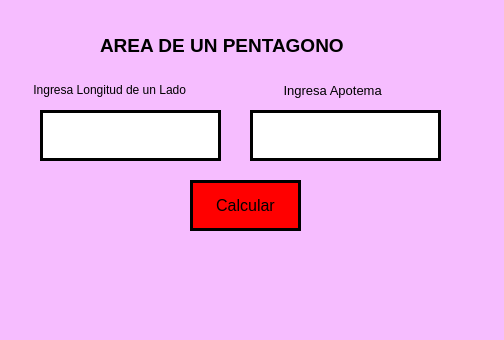
<?xml version="1.0" encoding="UTF-8"?>
<ui version="4.0">
 <class>MainWindow</class>
 <widget class="QMainWindow" name="MainWindow">
  <property name="geometry">
   <rect>
    <x>0</x>
    <y>0</y>
    <width>504</width>
    <height>340</height>
   </rect>
  </property>
  <property name="windowTitle">
   <string>MainWindow</string>
  </property>
  <property name="styleSheet">
   <string notr="true">background-color: rgb(246, 189, 255);</string>
  </property>
  <widget class="QWidget" name="centralwidget">
   <widget class="QLabel" name="label">
    <property name="geometry">
     <rect>
      <x>100</x>
      <y>10</y>
      <width>321</width>
      <height>71</height>
     </rect>
    </property>
    <property name="font">
     <font>
      <family>Segoe UI Historic</family>
      <pointsize>14</pointsize>
      <weight>75</weight>
      <bold>true</bold>
     </font>
    </property>
    <property name="text">
     <string>AREA DE UN PENTAGONO</string>
    </property>
   </widget>
   <widget class="QPushButton" name="btn_calcular">
    <property name="geometry">
     <rect>
      <x>190</x>
      <y>180</y>
      <width>111</width>
      <height>51</height>
     </rect>
    </property>
    <property name="font">
     <font>
      <pointsize>12</pointsize>
     </font>
    </property>
    <property name="styleSheet">
     <string notr="true">background-color: rgb(255, 0, 0);
border-radius: 30px;
border: 3px solid black</string>
    </property>
    <property name="text">
     <string>Calcular</string>
    </property>
   </widget>
   <widget class="QLineEdit" name="txt_longitud">
    <property name="geometry">
     <rect>
      <x>40</x>
      <y>110</y>
      <width>181</width>
      <height>51</height>
     </rect>
    </property>
    <property name="font">
     <font>
      <pointsize>12</pointsize>
     </font>
    </property>
    <property name="layoutDirection">
     <enum>Qt::LeftToRight</enum>
    </property>
    <property name="styleSheet">
     <string notr="true">background-color: rgb(255, 255, 255);
border-radius: 30px;
border: 3px solid black</string>
    </property>
    <property name="text">
     <string/>
    </property>
    <property name="alignment">
     <set>Qt::AlignCenter</set>
    </property>
   </widget>
   <widget class="QLineEdit" name="txt_apotema">
    <property name="geometry">
     <rect>
      <x>250</x>
      <y>110</y>
      <width>191</width>
      <height>51</height>
     </rect>
    </property>
    <property name="font">
     <font>
      <pointsize>12</pointsize>
     </font>
    </property>
    <property name="styleSheet">
     <string notr="true">background-color: rgb(255, 255, 255);
border-radius: 30px;
border: 3px solid black</string>
    </property>
    <property name="text">
     <string/>
    </property>
    <property name="alignment">
     <set>Qt::AlignCenter</set>
    </property>
   </widget>
   <widget class="QLabel" name="label_2">
    <property name="geometry">
     <rect>
      <x>280</x>
      <y>80</y>
      <width>141</width>
      <height>20</height>
     </rect>
    </property>
    <property name="font">
     <font>
      <pointsize>10</pointsize>
     </font>
    </property>
    <property name="text">
     <string> Ingresa Apotema</string>
    </property>
   </widget>
   <widget class="QLabel" name="label_3">
    <property name="geometry">
     <rect>
      <x>30</x>
      <y>80</y>
      <width>201</width>
      <height>20</height>
     </rect>
    </property>
    <property name="font">
     <font>
      <pointsize>9</pointsize>
     </font>
    </property>
    <property name="text">
     <string> Ingresa Longitud de un Lado</string>
    </property>
   </widget>
  </widget>
  <widget class="QMenuBar" name="menubar">
   <property name="geometry">
    <rect>
     <x>0</x>
     <y>0</y>
     <width>504</width>
     <height>26</height>
    </rect>
   </property>
  </widget>
  <widget class="QStatusBar" name="statusbar"/>
 </widget>
 <resources/>
 <connections/>
</ui>
